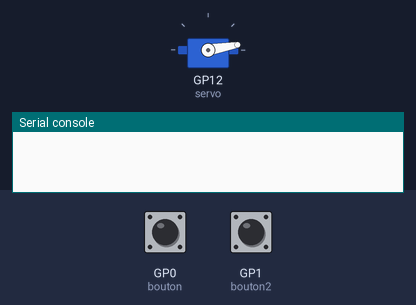
Bench run of a program on a simulated Raspberry Pi Pico running MicroPython. Shown: servo, the last lines printed to the serial console. The inputs (shaded band) are chosen by the test bench; at power-on: GP0 (bouton) HIGH, GP1 (bouton2) HIGH. Servo angles are drawn from the pulse width (0.5 ms = 0°, 2.5 ms = 180°).

Above: at 1.2 s.
1.3 s: GP0 (bouton) pulled LOW for 1 s
At 3.2 s:
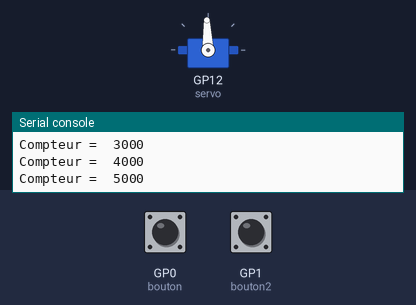
3.8 s: GP0 (bouton) pulled LOW for 0.35 s
At 4.6 s:
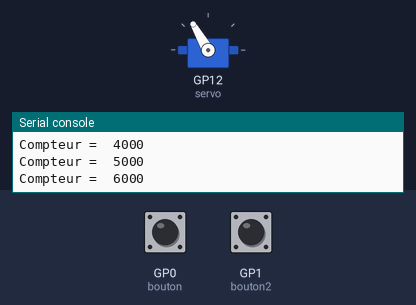
5.6 s: GP0 (bouton) pulled LOW for 0.35 s
At 6.0 s:
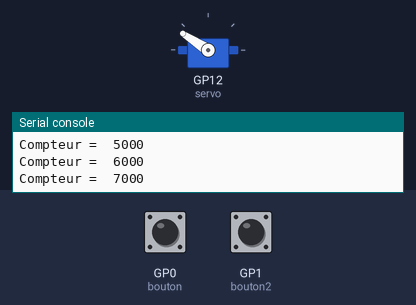
7.4 s: GP0 (bouton) pulled LOW for 3.2 s
At 8.6 s:
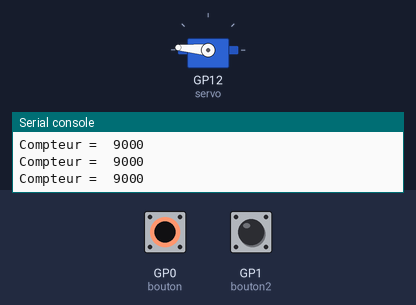
12.1 s: GP1 (bouton2) pulled LOW for 3.2 s
At 13.35 s:
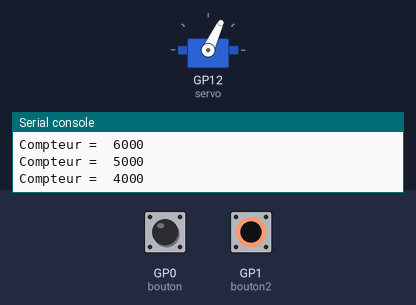
Timing chart, 0 to 15.3 s (numbered marks = the images above; inputs shaded):
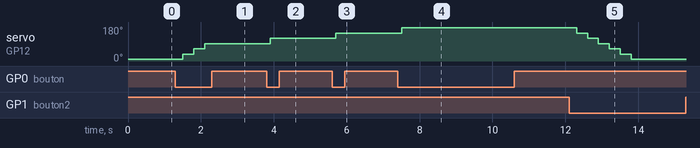

The program:

code_servo_2bp.py
```python
from machine import Pin, PWM
import time

#Declaration du bouton
bouton = Pin(0, machine.Pin.IN, Pin.PULL_UP)
bouton2 = Pin(1, machine.Pin.IN, Pin.PULL_UP)

#Declaration du servo
servo = PWM(Pin(12))
servo.freq(50)
servo.duty_u16(2000)

#Declaration d'une variable compteur
compteur = 2000

while True:
    #On regarde l'etat du bouton 1
    if bouton.value() == 0:
        compteur = compteur + 1000
        print("Compteur = ",compteur)

    #On regarde l'etat du bouton 2
    if bouton2.value() == 0:
        compteur = compteur - 1000
        print("Compteur = ",compteur)

    #On verifie et on corrige si besoin
    #les valeurs du compteur
    if (compteur > 8000):
        compteur = 8000
    if (compteur < 2000):
        compteur = 2000

    #On envoie la valeur au servo
    servo.duty_u16(compteur)

    #On attends un peu (pour éviter les rebonds du BP)
    time.sleep(0.3)
```

Measured:
- after the input at 1.3 s, servo on GP12 (servo): 10° → 37° after 0.20 s, → 65° 0.30 s later, → 92° 0.30 s later
- after the input at 3.8 s, servo on GP12 (servo): 92° → 120° after 0.10 s
- after the input at 5.6 s, servo on GP12 (servo): 120° → 147° after 0.10 s
- after the input at 7.4 s, servo on GP12 (servo): 147° → 175° after 0.10 s
- after the input at 12.1 s, servo on GP12 (servo): moves from 175° to 10° over 1.5 s, starting after 0.21 s
